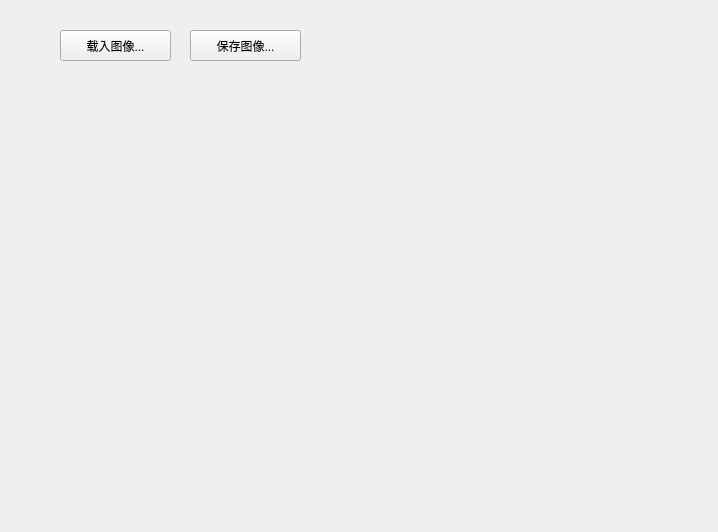
<?xml version="1.0" encoding="UTF-8"?>
<ui version="4.0">
 <class>PageImage</class>
 <widget class="QFrame" name="PageImage">
  <property name="geometry">
   <rect>
    <x>0</x>
    <y>0</y>
    <width>718</width>
    <height>532</height>
   </rect>
  </property>
  <property name="windowTitle">
   <string>Frame</string>
  </property>
  <widget class="QToolButton" name="tBtnOpenImage">
   <property name="geometry">
    <rect>
     <x>60</x>
     <y>30</y>
     <width>111</width>
     <height>31</height>
    </rect>
   </property>
   <property name="text">
    <string>载入图像...</string>
   </property>
  </widget>
  <widget class="QToolButton" name="tBtnSaveImage">
   <property name="geometry">
    <rect>
     <x>190</x>
     <y>30</y>
     <width>111</width>
     <height>31</height>
    </rect>
   </property>
   <property name="text">
    <string>保存图像...</string>
   </property>
  </widget>
 </widget>
 <resources/>
 <connections/>
</ui>
